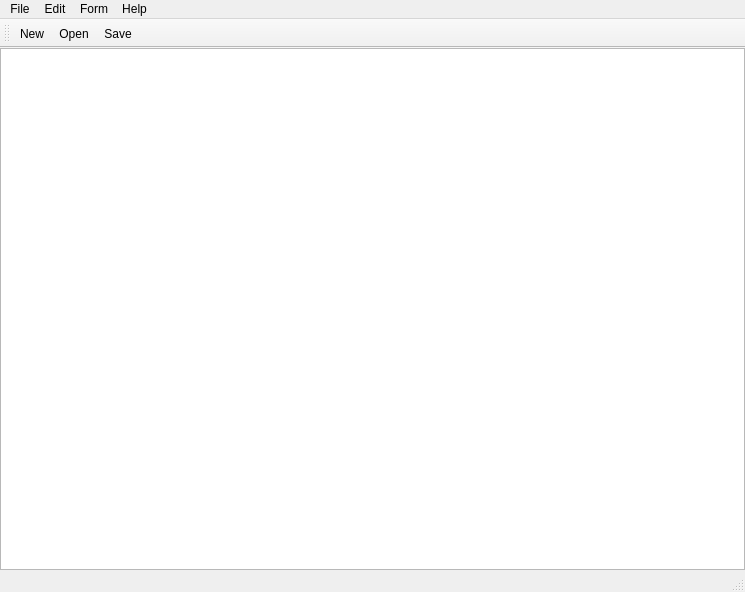
<?xml version="1.0" encoding="UTF-8"?>
<ui version="4.0">
 <class>MainWindow</class>
 <widget class="QMainWindow" name="MainWindow">
  <property name="geometry">
   <rect>
    <x>0</x>
    <y>0</y>
    <width>745</width>
    <height>592</height>
   </rect>
  </property>
  <property name="windowTitle">
   <string>MainWindow</string>
  </property>
  <widget class="QWidget" name="centralwidget">
   <layout class="QHBoxLayout" name="horizontalLayout">
    <property name="spacing">
     <number>0</number>
    </property>
    <property name="leftMargin">
     <number>0</number>
    </property>
    <property name="topMargin">
     <number>0</number>
    </property>
    <property name="rightMargin">
     <number>0</number>
    </property>
    <property name="bottomMargin">
     <number>0</number>
    </property>
    <item>
     <widget class="QPlainTextEdit" name="plain_te">
      <property name="plainText">
       <string/>
      </property>
     </widget>
    </item>
   </layout>
  </widget>
  <widget class="QMenuBar" name="menubar">
   <property name="geometry">
    <rect>
     <x>0</x>
     <y>0</y>
     <width>745</width>
     <height>21</height>
    </rect>
   </property>
   <widget class="QMenu" name="menuFile">
    <property name="title">
     <string>File</string>
    </property>
    <addaction name="actionNew"/>
    <addaction name="actionOpen"/>
    <addaction name="actionSave"/>
    <addaction name="actionSave_as"/>
    <addaction name="separator"/>
    <addaction name="actionExit"/>
   </widget>
   <widget class="QMenu" name="menuEdit">
    <property name="title">
     <string>Edit</string>
    </property>
    <addaction name="actionUndo"/>
    <addaction name="actionRedo"/>
    <addaction name="separator"/>
    <addaction name="actionCopy"/>
    <addaction name="actionPaste"/>
    <addaction name="actionDelete"/>
    <addaction name="actionCut"/>
    <addaction name="separator"/>
    <addaction name="actionSelect_All"/>
   </widget>
   <widget class="QMenu" name="menuForm">
    <property name="title">
     <string>Form</string>
    </property>
    <addaction name="actionFont"/>
   </widget>
   <widget class="QMenu" name="menuHelp">
    <property name="title">
     <string>Help</string>
    </property>
    <addaction name="actionAbout"/>
   </widget>
   <addaction name="menuFile"/>
   <addaction name="menuEdit"/>
   <addaction name="menuForm"/>
   <addaction name="menuHelp"/>
  </widget>
  <widget class="QStatusBar" name="statusbar"/>
  <widget class="QToolBar" name="toolBar">
   <property name="windowTitle">
    <string>toolBar</string>
   </property>
   <attribute name="toolBarArea">
    <enum>TopToolBarArea</enum>
   </attribute>
   <attribute name="toolBarBreak">
    <bool>false</bool>
   </attribute>
   <addaction name="actionNew"/>
   <addaction name="actionOpen"/>
   <addaction name="actionSave"/>
  </widget>
  <action name="actionNew">
   <property name="icon">
    <iconset>
     <normaloff>imgs/new_file.png</normaloff>imgs/new_file.png</iconset>
   </property>
   <property name="text">
    <string>New</string>
   </property>
  </action>
  <action name="actionOpen">
   <property name="icon">
    <iconset>
     <normaloff>imgs/open.png</normaloff>imgs/open.png</iconset>
   </property>
   <property name="text">
    <string>Open</string>
   </property>
  </action>
  <action name="actionSave">
   <property name="icon">
    <iconset>
     <normaloff>imgs/save.png</normaloff>imgs/save.png</iconset>
   </property>
   <property name="text">
    <string>Save</string>
   </property>
  </action>
  <action name="actionCopy">
   <property name="text">
    <string>Copy</string>
   </property>
  </action>
  <action name="actionPaste">
   <property name="text">
    <string>Paste</string>
   </property>
  </action>
  <action name="actionDelete">
   <property name="text">
    <string>Delete</string>
   </property>
  </action>
  <action name="actionCut">
   <property name="text">
    <string>Cut</string>
   </property>
  </action>
  <action name="actionFont">
   <property name="text">
    <string>Font</string>
   </property>
  </action>
  <action name="actionAbout">
   <property name="text">
    <string>About</string>
   </property>
  </action>
  <action name="actionUndo">
   <property name="text">
    <string>Undo</string>
   </property>
  </action>
  <action name="actionSelect_All">
   <property name="text">
    <string>Select All</string>
   </property>
  </action>
  <action name="actionRedo">
   <property name="text">
    <string>Redo</string>
   </property>
  </action>
  <action name="actionExit">
   <property name="text">
    <string>Exit</string>
   </property>
  </action>
  <action name="actionSave_as">
   <property name="icon">
    <iconset>
     <normaloff>imgs/save_as.png</normaloff>imgs/save_as.png</iconset>
   </property>
   <property name="text">
    <string>Save as</string>
   </property>
  </action>
 </widget>
 <resources/>
 <connections/>
</ui>
